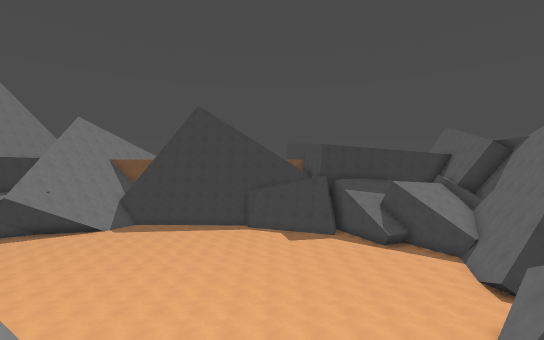
[1] (above)

23 first-person views from a walk through a 3-D level made in the Godot game engine. The camera is 1.2 m above the floor, looks level and sees 90° across. The floor is counted in squares, 2 m on a side. Each view is taken from the middle of a square. On the plan, view 1 faces up. The plan holds only what a view shows up to about 9 squares ahead; the rest is blank. The place goes on beyond the plan.

[2]
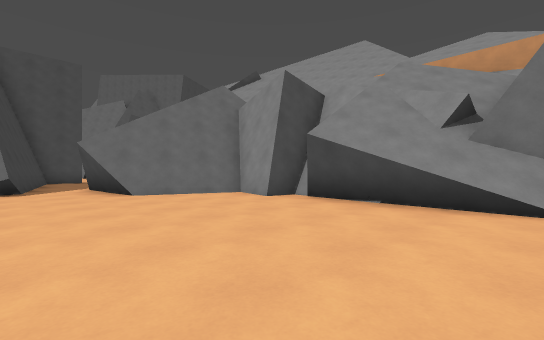

[3]
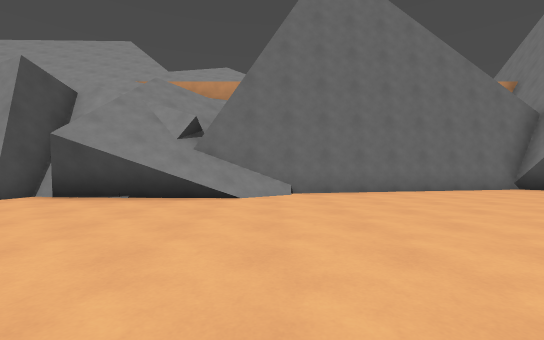

[4]
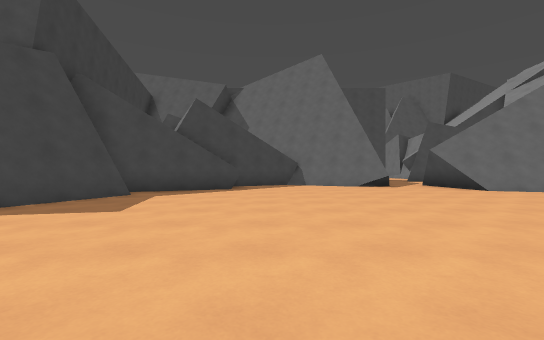

[5]
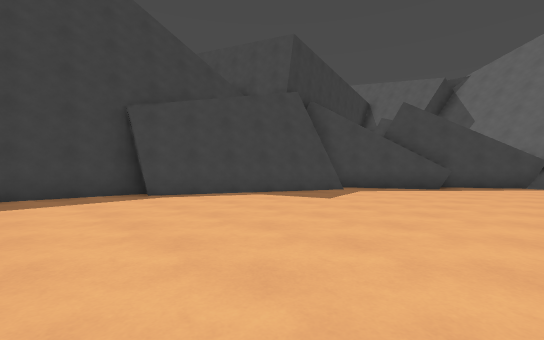

[6]
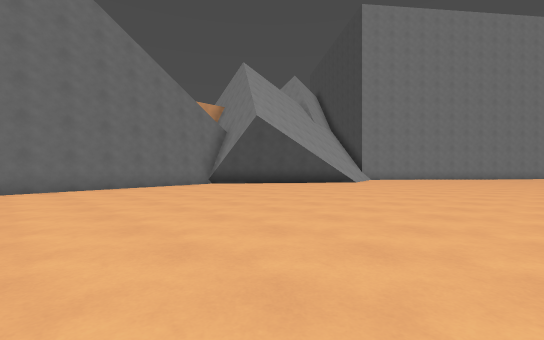

[7]
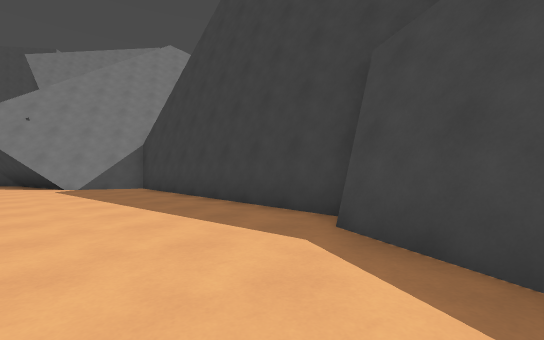

[8]
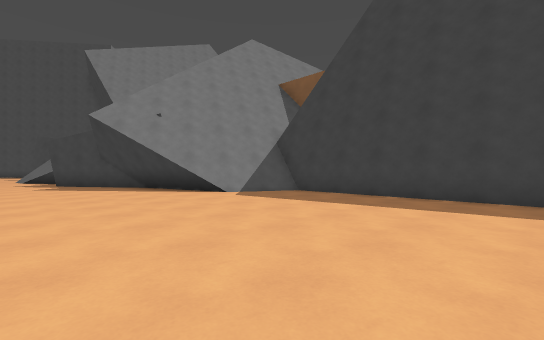

[9]
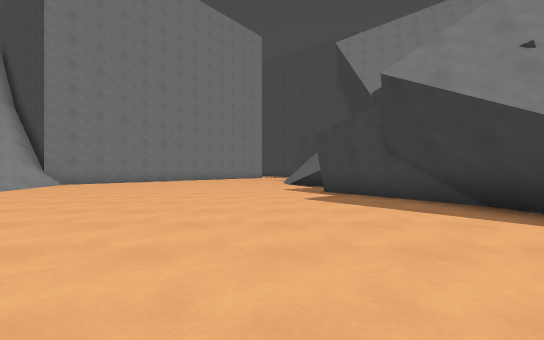

[10]
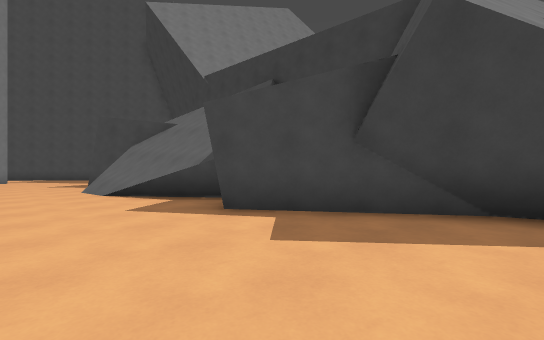

[11]
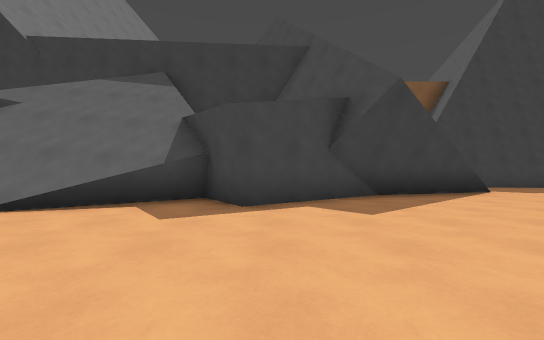

[12]
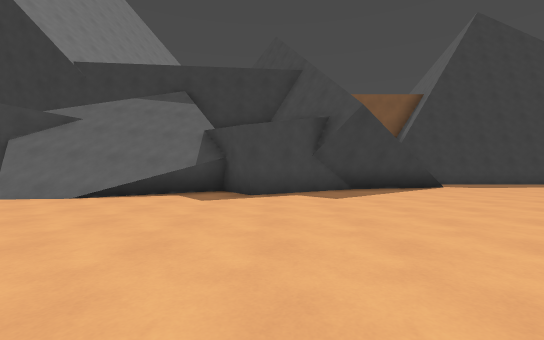

[13]
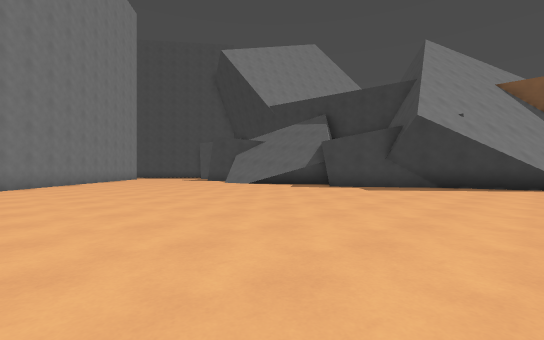

[14]
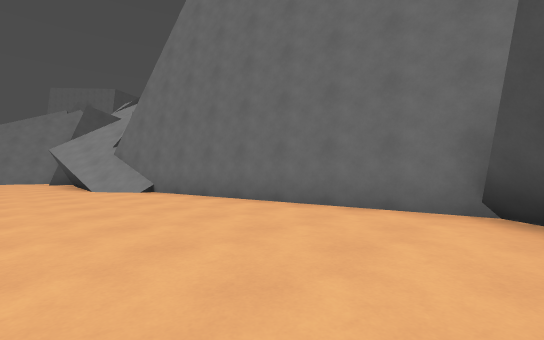

[15]
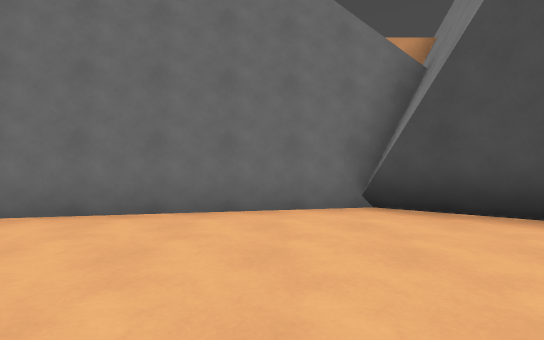

[16]
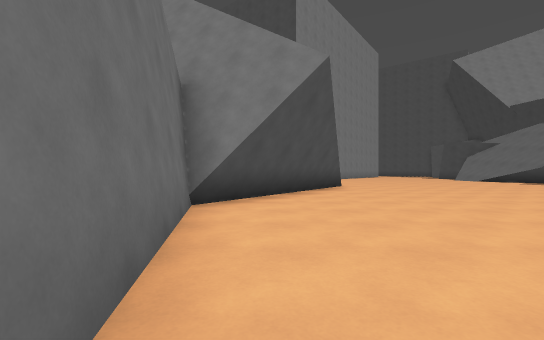

[17]
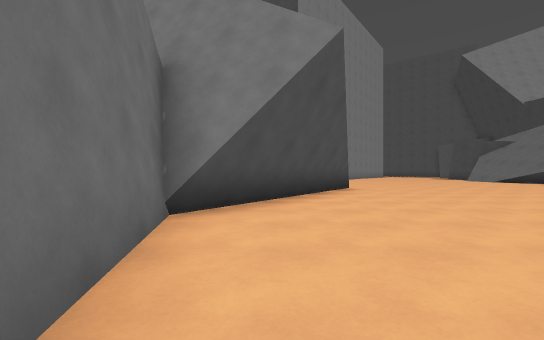

[18]
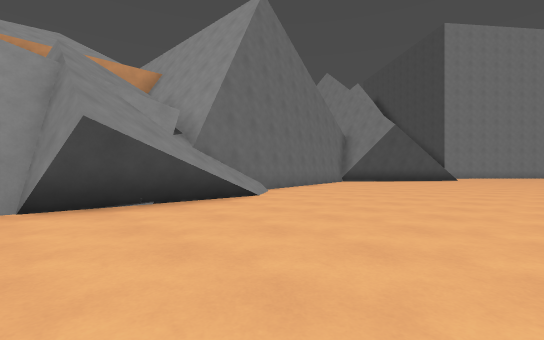

[19]
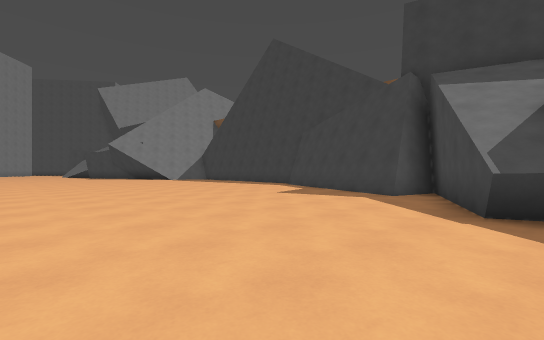

[20]
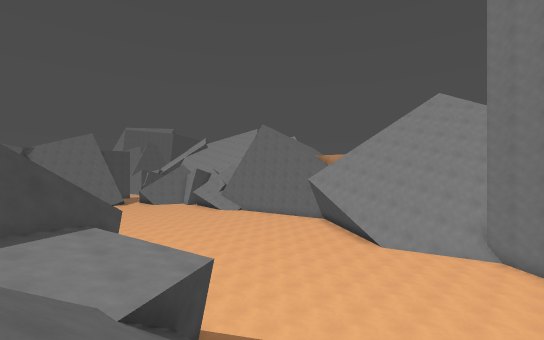

[21]
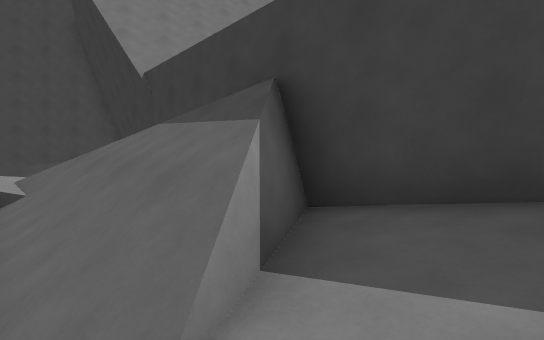

[22]
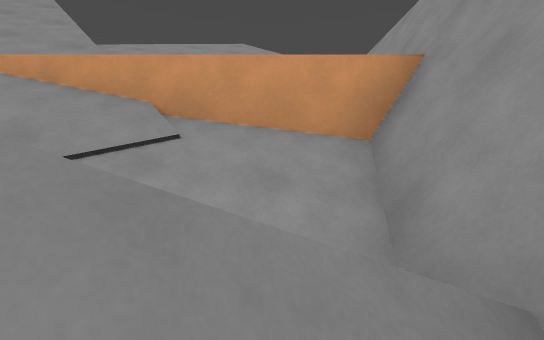

[23]
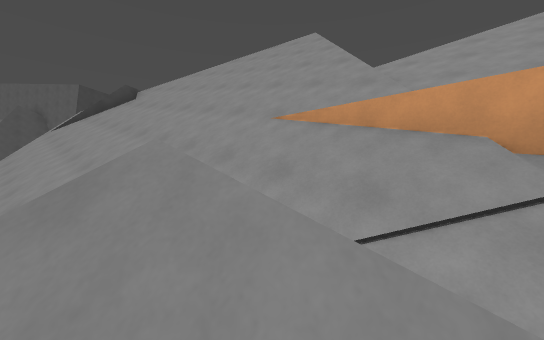

### Floor plan
Key: @ floor where view 1 was taken; # wall or solid block; . main floor; : floor 6.5 m higher than the main floor; + floor 7.25 m higher than the main floor; * floor 8 m higher than the main floor; % floor 9 m higher than the main floor; & floor 9.25 m higher than the main floor; / step, stairs or slope; ^ raised ledge; v drop or lower ground.
Columns run from 21 left of view 1 to 6 right of it. Each row starts with its distance up from view 1.
 19            ###    ###
 18 #######    #........##
 17 ###///#   ##.........######
 16 //////#####............##.#
 15 ///////##.................##
 14 ///////....................#
 13 ///........................^
 12 ............................
 11 ............................
 10  ...........................
  9 ............................
  8 ............................
  7 ............................
  6 ..........................##
  5 ..........................#
  4 #. /////..................#
  3         /........./////####
  2          /.......####//##
  1         /v#.###### #///v#
  0         vv###      #/@v
 -1        vvv         #/v
 -2        vv          #::++*
 -3        vv          ####%&
 -4                       ###

Positions as (right, up) in squares from view 1, and headings:
1: (0, 0), facing up
2: (-2, 8), facing down-right
3: (-3, 9), facing down
4: (-3, 12), facing right
5: (-4, 11), facing up-right
6: (-4, 11), facing down-left
7: (0, 15), facing up-left
8: (-4, 12), facing up-left
9: (-9, 12), facing left
10: (-13, 11), facing up-left
11: (-16, 9), facing up
12: (-16, 7), facing up
13: (-11, 5), facing up-left
14: (-11, 5), facing down-right
15: (-9, 5), facing down
16: (-6, 2), facing left
17: (-7, 2), facing left
18: (2, 8), facing down-left
19: (6, 9), facing up-left
20: (-21, 16), facing down-right
21: (-17, 15), facing up-left
22: (-1, 0), facing down
23: (0, 0), facing down-right
